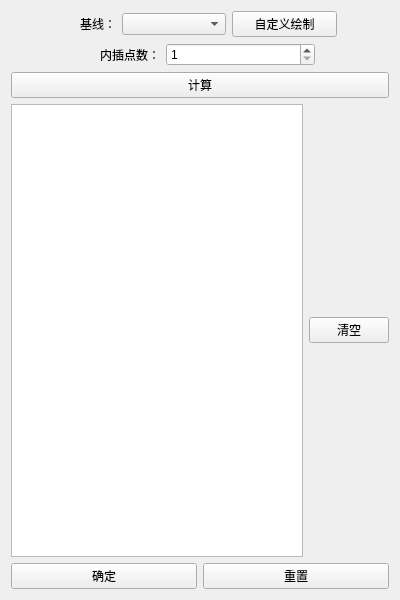
<?xml version="1.0" encoding="UTF-8"?>
<ui version="4.0">
 <class>OperatewidgetClass</class>
 <widget class="QWidget" name="OperatewidgetClass">
  <property name="geometry">
   <rect>
    <x>0</x>
    <y>0</y>
    <width>400</width>
    <height>600</height>
   </rect>
  </property>
  <property name="minimumSize">
   <size>
    <width>200</width>
    <height>400</height>
   </size>
  </property>
  <property name="maximumSize">
   <size>
    <width>400</width>
    <height>600</height>
   </size>
  </property>
  <property name="windowTitle">
   <string>Operatewidget</string>
  </property>
  <layout class="QVBoxLayout" name="verticalLayout" stretch="1,1,1,1,1,1">
   <item>
    <layout class="QGridLayout" name="para_layout"/>
   </item>
   <item>
    <layout class="QHBoxLayout" name="horizontalLayout" stretch="2,2,2,1">
     <item>
      <widget class="QLabel" name="label">
       <property name="text">
        <string>基线：</string>
       </property>
       <property name="alignment">
        <set>Qt::AlignRight|Qt::AlignTrailing|Qt::AlignVCenter</set>
       </property>
      </widget>
     </item>
     <item>
      <widget class="QComboBox" name="baseline_select"/>
     </item>
     <item>
      <widget class="QPushButton" name="btn_customize">
       <property name="text">
        <string>自定义绘制</string>
       </property>
      </widget>
     </item>
     <item>
      <spacer name="horizontalSpacer_3">
       <property name="orientation">
        <enum>Qt::Horizontal</enum>
       </property>
       <property name="sizeHint" stdset="0">
        <size>
         <width>40</width>
         <height>20</height>
        </size>
       </property>
      </spacer>
     </item>
    </layout>
   </item>
   <item>
    <layout class="QHBoxLayout" name="horizontalLayout_2" stretch="2,2,1">
     <item>
      <widget class="QLabel" name="label_2">
       <property name="text">
        <string>内插点数：</string>
       </property>
       <property name="alignment">
        <set>Qt::AlignRight|Qt::AlignTrailing|Qt::AlignVCenter</set>
       </property>
      </widget>
     </item>
     <item>
      <widget class="QSpinBox" name="insert_point">
       <property name="minimum">
        <number>1</number>
       </property>
       <property name="maximum">
        <number>10000</number>
       </property>
      </widget>
     </item>
     <item>
      <spacer name="horizontalSpacer">
       <property name="orientation">
        <enum>Qt::Horizontal</enum>
       </property>
       <property name="sizeHint" stdset="0">
        <size>
         <width>40</width>
         <height>20</height>
        </size>
       </property>
      </spacer>
     </item>
    </layout>
   </item>
   <item>
    <widget class="QPushButton" name="btn_calculate">
     <property name="layoutDirection">
      <enum>Qt::LeftToRight</enum>
     </property>
     <property name="text">
      <string>计算</string>
     </property>
    </widget>
   </item>
   <item>
    <layout class="QHBoxLayout" name="horizontalLayout_5">
     <item>
      <widget class="QListView" name="listView"/>
     </item>
     <item>
      <widget class="QPushButton" name="btn_clearlistview">
       <property name="text">
        <string>清空</string>
       </property>
      </widget>
     </item>
    </layout>
   </item>
   <item>
    <layout class="QHBoxLayout" name="horizontalLayout_4">
     <item>
      <widget class="QPushButton" name="btn_affirm">
       <property name="text">
        <string>确定</string>
       </property>
      </widget>
     </item>
     <item>
      <widget class="QPushButton" name="btn_reset">
       <property name="text">
        <string>重置</string>
       </property>
      </widget>
     </item>
    </layout>
   </item>
  </layout>
 </widget>
 <layoutdefault spacing="6" margin="11"/>
 <resources/>
 <connections/>
</ui>
